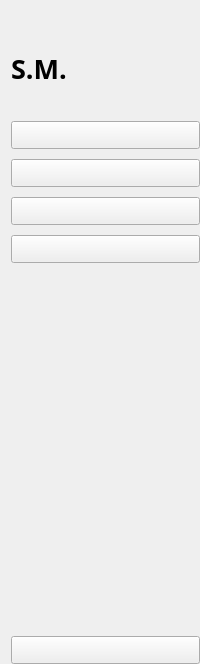
     <widget class="QWidget" name="sidebar" native="true">
      <property name="styleSheet">
       <string notr="true"/>
      </property>
      <layout class="QVBoxLayout" name="verticalLayout_5">
       <property name="spacing">
        <number>0</number>
       </property>
       <property name="rightMargin">
        <number>0</number>
       </property>
       <property name="bottomMargin">
        <number>0</number>
       </property>
       <item>
        <layout class="QVBoxLayout" name="verticalLayout_3">
         <property name="spacing">
          <number>20</number>
         </property>
         <item>
          <widget class="QLabel" name="logo">
           <property name="minimumSize">
            <size>
             <width>80</width>
             <height>90</height>
            </size>
           </property>
           <property name="maximumSize">
            <size>
             <width>80</width>
             <height>65</height>
            </size>
           </property>
           <property name="font">
            <font>
             <family>Segoe UI Black</family>
             <pointsize>20</pointsize>
             <bold>true</bold>
            </font>
           </property>
           <property name="styleSheet">
            <string notr="true"/>
           </property>
           <property name="text">
            <string>S.M.</string>
           </property>
           <property name="scaledContents">
            <bool>true</bool>
           </property>
          </widget>
         </item>
         <item>
          <layout class="QVBoxLayout" name="verticalLayout_2">
           <property name="spacing">
            <number>10</number>
           </property>
           <item>
            <widget class="QPushButton" name="checkout_btn">
             <property name="sizePolicy">
              <sizepolicy hsizetype="Minimum" vsizetype="Fixed">
               <horstretch>0</horstretch>
               <verstretch>0</verstretch>
              </sizepolicy>
             </property>
             <property name="minimumSize">
              <size>
               <width>0</width>
               <height>0</height>
              </size>
             </property>
             <property name="font">
              <font>
               <family>Segoe UI</family>
               <pointsize>13</pointsize>
               <fontweight>DemiBold</fontweight>
              </font>
             </property>
             <property name="styleSheet">
              <string notr="true"/>
             </property>
             <property name="text">
              <string/>
             </property>
             <property name="icon">
              <iconset resource="Code projects/python/supermarket_manager_app/icons/resource.qrc">
               <normaloff>:/icons/checkout_gold.png</normaloff>
               <normalon>:/icons/checkout_blue.png</normalon>:/icons/checkout_gold.png</iconset>
             </property>
             <property name="iconSize">
              <size>
               <width>33</width>
               <height>33</height>
              </size>
             </property>
             <property name="checkable">
              <bool>true</bool>
             </property>
             <property name="autoExclusive">
              <bool>true</bool>
             </property>
            </widget>
           </item>
           <item>
            <widget class="QPushButton" name="inventory_btn">
             <property name="font">
              <font>
               <family>Segoe UI</family>
               <pointsize>13</pointsize>
               <fontweight>DemiBold</fontweight>
              </font>
             </property>
             <property name="styleSheet">
              <string notr="true"/>
             </property>
             <property name="text">
              <string/>
             </property>
             <property name="icon">
              <iconset resource="Code projects/python/supermarket_manager_app/icons/resource.qrc">
               <normaloff>:/icons/data_gold.png</normaloff>
               <normalon>:/icons/data_blue.png</normalon>:/icons/data_gold.png</iconset>
             </property>
             <property name="iconSize">
              <size>
               <width>33</width>
               <height>33</height>
              </size>
             </property>
             <property name="checkable">
              <bool>true</bool>
             </property>
             <property name="autoExclusive">
              <bool>true</bool>
             </property>
            </widget>
           </item>
           <item>
            <widget class="QPushButton" name="reports_btn">
             <property name="font">
              <font>
               <family>Segoe UI</family>
               <pointsize>13</pointsize>
               <fontweight>DemiBold</fontweight>
              </font>
             </property>
             <property name="styleSheet">
              <string notr="true"/>
             </property>
             <property name="text">
              <string/>
             </property>
             <property name="icon">
              <iconset resource="Code projects/python/supermarket_manager_app/icons/resource.qrc">
               <normaloff>:/icons/chart_gold.png</normaloff>
               <normalon>:/icons/chart_blue.png</normalon>:/icons/chart_gold.png</iconset>
             </property>
             <property name="iconSize">
              <size>
               <width>33</width>
               <height>33</height>
              </size>
             </property>
             <property name="checkable">
              <bool>true</bool>
             </property>
             <property name="autoExclusive">
              <bool>true</bool>
             </property>
            </widget>
           </item>
           <item>
            <widget class="QPushButton" name="users_btn">
             <property name="font">
              <font>
               <family>Segoe UI</family>
               <pointsize>13</pointsize>
               <fontweight>DemiBold</fontweight>
              </font>
             </property>
             <property name="styleSheet">
              <string notr="true"/>
             </property>
             <property name="text">
              <string/>
             </property>
             <property name="icon">
              <iconset resource="Code projects/python/supermarket_manager_app/icons/resource.qrc">
               <normaloff>:/icons/users_gold.png</normaloff>
               <normalon>:/icons/users_blue.png</normalon>:/icons/users_gold.png</iconset>
             </property>
             <property name="iconSize">
              <size>
               <width>33</width>
               <height>33</height>
              </size>
             </property>
             <property name="checkable">
              <bool>true</bool>
             </property>
             <property name="autoExclusive">
              <bool>true</bool>
             </property>
            </widget>
           </item>
          </layout>
         </item>
        </layout>
       </item>
       <item>
        <spacer name="verticalSpacer">
         <property name="orientation">
          <enum>Qt::Orientation::Vertical</enum>
         </property>
         <property name="sizeHint" stdset="0">
          <size>
           <width>20</width>
           <height>373</height>
          </size>
         </property>
        </spacer>
       </item>
       <item>
        <widget class="QPushButton" name="exit_btn">
         <property name="font">
          <font>
           <family>Segoe UI</family>
           <pointsize>13</pointsize>
           <fontweight>DemiBold</fontweight>
          </font>
         </property>
         <property name="text">
          <string/>
         </property>
         <property name="icon">
          <iconset resource="Code projects/python/supermarket_manager_app/icons/resource.qrc">
           <normaloff>:/icons/exit_gold.png</normaloff>
           <normalon>:/icons/exit_blue.png</normalon>:/icons/exit_gold.png</iconset>
         </property>
         <property name="iconSize">
          <size>
           <width>33</width>
           <height>33</height>
          </size>
         </property>
        </widget>
       </item>
      </layout>
     </widget>
